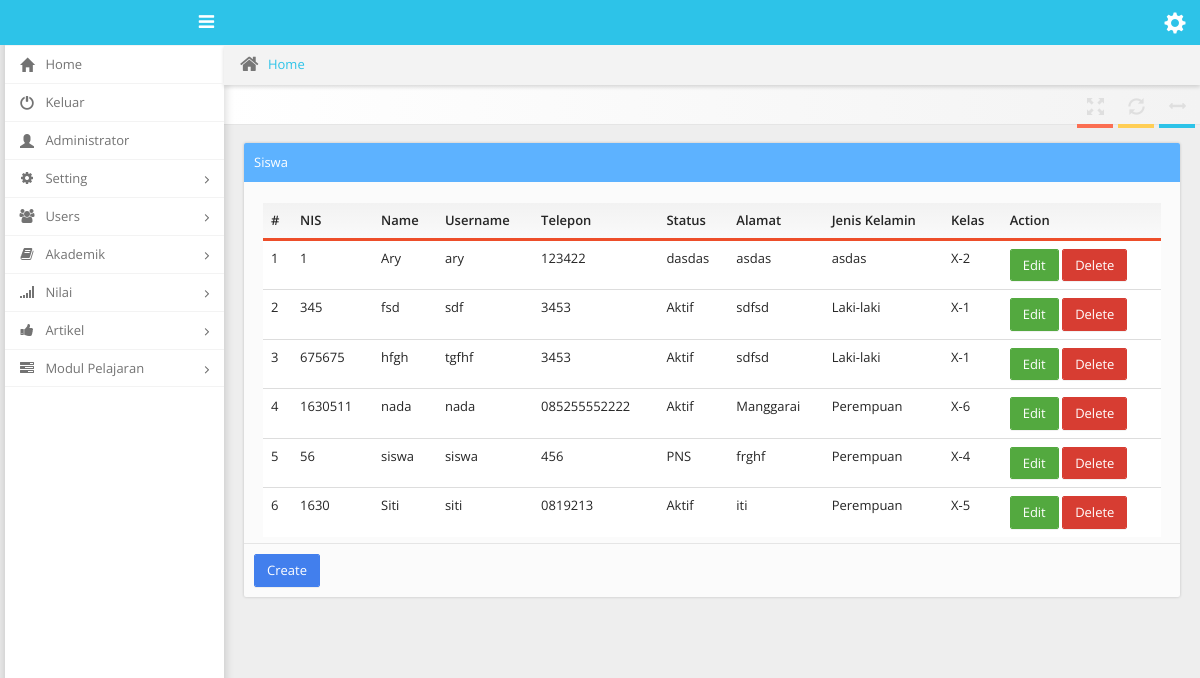
Page /dashboard/index.php?users=siswa (signed in) on the committed database.
### tables this page shows
CREATE TABLE IF NOT EXISTS `users` (
  `id` int(11) NOT NULL AUTO_INCREMENT,
  `nomor_induk` varchar(30) DEFAULT NULL,
  `name` varchar(50) DEFAULT NULL,
  `username` varchar(30) DEFAULT NULL,
  `password` varchar(32) DEFAULT NULL,
  `telp` varchar(16) DEFAULT NULL,
  `alamat` text,
  `status` varchar(25) DEFAULT NULL,
  `jenis_kelamin` varchar(25) DEFAULT NULL,
  `kelas_id` int(11) DEFAULT NULL,
  `access` varchar(30) DEFAULT NULL,
  PRIMARY KEY (`id`),
  KEY `kelas_id` (`kelas_id`),
  KEY `kelas_id_2` (`kelas_id`)
);

CREATE TABLE IF NOT EXISTS `kelas` (
  `kelas_id` int(11) NOT NULL AUTO_INCREMENT,
  `kelas_nama` varchar(50) DEFAULT NULL,
  PRIMARY KEY (`kelas_id`)
);

### dashboard/tables/siswa_table.php (the view)
<div class="col-xs-12 col-md-12">
    <div class="well with-header  with-footer">
        <div class="header bg-blue">
            Siswa
        </div>
        <table class="table table-hover">
            <thead class="bordered-darkorange">
                <tr>
                    <th>#</th>
                    <th>NIS</th>
                    <th>Name</th>
                    <th>Username</th>
                    <th>Telepon</th>
                    <th>Status</th>
                    <th>Alamat</th>
                    <th>Jenis Kelamin</th>
                    <th>Kelas</th>
                    <th>Action</th>
                </tr>
            </thead>
            <tbody>
                <?php
                    $no     =   1;
                    $guru  =   mysqli_query($koneksi,"SELECT users.id, users.nomor_induk, users.name, users.username, users.telp, users.status,
                                                    users.alamat, users.jenis_kelamin, kelas.kelas_nama
                                            FROM users
                                            INNER JOIN kelas ON users.kelas_id=kelas.kelas_id
                                            WHERE access='siswa'
                                            ORDER BY users.name ASC");
                    while ($data=mysqli_fetch_assoc($guru)) {
                ?>
                <tr>
                    <td><?php echo $no; ?></td>
                    <td><?php echo $data['nomor_induk']; ?></td>
                    <td><?php echo $data['name']; ?></td>
                    <td><?php echo $data['username']; ?></td>
                    <td><?php echo $data['telp']; ?></td>
                    <td><?php echo $data['status']; ?></td>
                    <td><?php echo $data['alamat']; ?></td>
                    <td><?php echo $data['jenis_kelamin']; ?></td>
                    <td><?php echo $data['kelas_nama']; ?></td>
                    <td>
                        <a href="?siswa-edit=<?php echo $data['id']; ?>" class="btn btn-success">Edit</a>
                        <a href="?siswa-del=<?php echo $data['id']; ?>" class="btn btn-danger">Delete</a>
                    </td>
                </tr>
                <?php
                    $no++;
                    }
                ?>
            </tbody>
        </table>
        <div class="footer">
            <a href="?users=siswa-create" class="btn btn-primary">Create</a>
        </div>
    </div>
</div>

### rows in the picture
users: nomor_induk "1", name "Ary", username "ary", telp "123422", status "dasdas", alamat "asdas", jenis_kelamin "asdas", kelas.kelas_nama "X-2"
users: nomor_induk "345", name "fsd", username "sdf", telp "3453", status "Aktif", alamat "sdfsd", jenis_kelamin "Laki-laki", kelas.kelas_nama "X-1"
users: nomor_induk "675675", name "hfgh", username "tgfhf", telp "3453", status "Aktif", alamat "sdfsd", jenis_kelamin "Laki-laki", kelas.kelas_nama "X-1"
users: nomor_induk "1630511", name "nada", username "nada", telp "085255552222", status "Aktif", alamat "Manggarai", jenis_kelamin "Perempuan", kelas.kelas_nama "X-6"
users: nomor_induk "56", name "siswa", username "siswa", telp "456", status "PNS", alamat "frghf", jenis_kelamin "Perempuan", kelas.kelas_nama "X-4"
users: nomor_induk "1630", name "Siti", username "siti", telp "0819213", status "Aktif", alamat "iti", jenis_kelamin "Perempuan", kelas.kelas_nama "X-5"

### other values in the picture
$_SESSION['name'] "Administrator"
